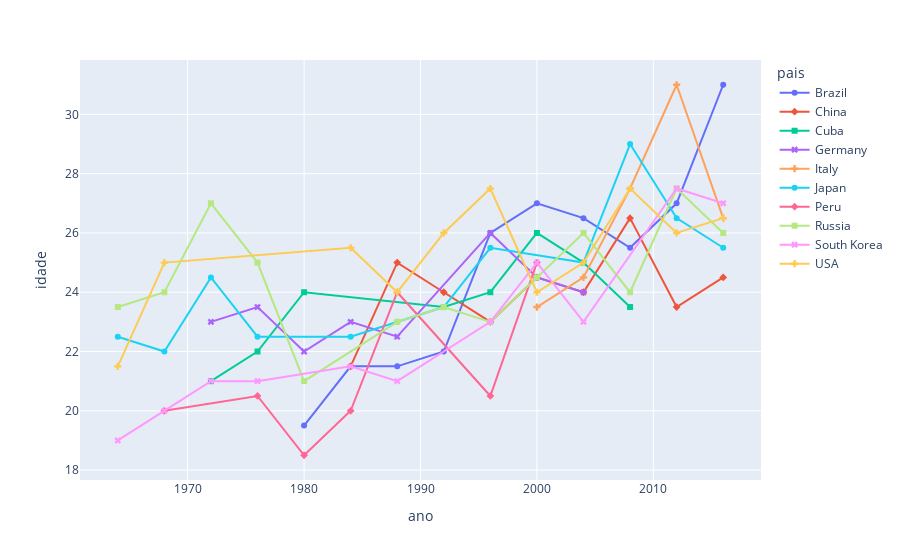

The cell this chart's notebook holds for it:
### Code cell
plt.figure(figsize=(14,8))
fig = px.line(df_idades, x = 'ano', y = 'idade', color = 'pais', symbol = 'pais')
fig.show()

### Figure 1 — Plotly figure (JSON) as saved in the notebook; plotly's stock layout.template omitted (floating-point values rounded to 4 significant figures)
{"data": [{"hovertemplate": "pais=Brazil<br>ano=%{x}<br>idade=%{y}<extra></extra>", "legendgroup": "Brazil", "line": {"color": "#636efa", "dash": "solid"}, "marker": {"symbol": "circle"}, "mode": "lines+markers", "name": "Brazil", "orientation": "v", "showlegend": true, "type": "scatter", "x": [1980, 1984, 1988, 1992, 1996, 2000, 2004, 2008, 2012, 2016], "xaxis": "x", "y": [19.5, 21.5, 21.5, 22, 26, 27, 26.5, 25.5, 27, 31], "yaxis": "y"}, {"hovertemplate": "pais=China<br>ano=%{x}<br>idade=%{y}<extra></extra>", "legendgroup": "China", "line": {"color": "#EF553B", "dash": "solid"}, "marker": {"symbol": "diamond"}, "mode": "lines+markers", "name": "China", "orientation": "v", "showlegend": true, "type": "scatter", "x": [1984, 1988, 1992, 1996, 2000, 2004, 2008, 2012, 2016], "xaxis": "x", "y": [21.5, 25, 24, 23, 24.5, 24, 26.5, 23.5, 24.5], "yaxis": "y"}, {"hovertemplate": "pais=Cuba<br>ano=%{x}<br>idade=%{y}<extra></extra>", "legendgroup": "Cuba", "line": {"color": "#00cc96", "dash": "solid"}, "marker": {"symbol": "square"}, "mode": "lines+markers", "name": "Cuba", "orientation": "v", "showlegend": true, "type": "scatter", "x": [1972, 1976, 1980, 1992, 1996, 2000, 2004, 2008], "xaxis": "x", "y": [21, 22, 24, 23.5, 24, 26, 25, 23.5], "yaxis": "y"}, {"hovertemplate": "pais=Germany<br>ano=%{x}<br>idade=%{y}<extra></extra>", "legendgroup": "Germany", "line": {"color": "#ab63fa", "dash": "solid"}, "marker": {"symbol": "x"}, "mode": "lines+markers", "name": "Germany", "orientation": "v", "showlegend": true, "type": "scatter", "x": [1972, 1976, 1980, 1984, 1988, 1996, 2000, 2004], "xaxis": "x", "y": [23, 23.5, 22, 23, 22.5, 26, 24.5, 24], "yaxis": "y"}, {"hovertemplate": "pais=Italy<br>ano=%{x}<br>idade=%{y}<extra></extra>", "legendgroup": "Italy", "line": {"color": "#FFA15A", "dash": "solid"}, "marker": {"symbol": "cross"}, "mode": "lines+markers", "name": "Italy", "orientation": "v", "showlegend": true, "type": "scatter", "x": [2000, 2004, 2008, 2012, 2016], "xaxis": "x", "y": [23.5, 24.5, 27.5, 31, 26.5], "yaxis": "y"}, {"hovertemplate": "pais=Japan<br>ano=%{x}<br>idade=%{y}<extra></extra>", "legendgroup": "Japan", "line": {"color": "#19d3f3", "dash": "solid"}, "marker": {"symbol": "circle"}, "mode": "lines+markers", "name": "Japan", "orientation": "v", "showlegend": true, "type": "scatter", "x": [1964, 1968, 1972, 1976, 1984, 1988, 1992, 1996, 2004, 2008, 2012, 2016], "xaxis": "x", "y": [22.5, 22, 24.5, 22.5, 22.5, 23, 23.5, 25.5, 25, 29, 26.5, 25.5], "yaxis": "y"}, {"hovertemplate": "pais=Peru<br>ano=%{x}<br>idade=%{y}<extra></extra>", "legendgroup": "Peru", "line": {"color": "#FF6692", "dash": "solid"}, "marker": {"symbol": "diamond"}, "mode": "lines+markers", "name": "Peru", "orientation": "v", "showlegend": true, "type": "scatter", "x": [1968, 1976, 1980, 1984, 1988, 1996, 2000], "xaxis": "x", "y": [20, 20.5, 18.5, 20, 24, 20.5, 25], "yaxis": "y"}, {"hovertemplate": "pais=Russia<br>ano=%{x}<br>idade=%{y}<extra></extra>", "legendgroup": "Russia", "line": {"color": "#B6E880", "dash": "solid"}, "marker": {"symbol": "square"}, "mode": "lines+markers", "name": "Russia", "orientation": "v", "showlegend": true, "type": "scatter", "x": [1964, 1968, 1972, 1976, 1980, 1988, 1992, 1996, 2000, 2004, 2008, 2012, 2016], "xaxis": "x", "y": [23.5, 24, 27, 25, 21, 23, 23.5, 23, 24.5, 26, 24, 27.5, 26], "yaxis": "y"}, {"hovertemplate": "pais=South Korea<br>ano=%{x}<br>idade=%{y}<extra></extra>", "legendgroup": "South Korea", "line": {"color": "#FF97FF", "dash": "solid"}, "marker": {"symbol": "x"}, "mode": "lines+markers", "name": "South Korea", "orientation": "v", "showlegend": true, "type": "scatter", "x": [1964, 1968, 1972, 1976, 1984, 1988, 1996, 2000, 2004, 2012, 2016], "xaxis": "x", "y": [19, 20, 21, 21, 21.5, 21, 23, 25, 23, 27.5, 27], "yaxis": "y"}, {"hovertemplate": "pais=USA<br>ano=%{x}<br>idade=%{y}<extra></extra>", "legendgroup": "USA", "line": {"color": "#FECB52", "dash": "solid"}, "marker": {"symbol": "cross"}, "mode": "lines+markers", "name": "USA", "orientation": "v", "showlegend": true, "type": "scatter", "x": [1964, 1968, 1984, 1988, 1992, 1996, 2000, 2004, 2008, 2012, 2016], "xaxis": "x", "y": [21.5, 25, 25.5, 24, 26, 27.5, 24, 25, 27.5, 26, 26.5], "yaxis": "y"}], "layout": {"legend": {"title": {"text": "pais"}, "tracegroupgap": 0}, "margin": {"t": 60}, "xaxis": {"anchor": "y", "domain": [0, 1], "title": {"text": "ano"}}, "yaxis": {"anchor": "x", "domain": [0, 1], "title": {"text": "idade"}}}}
